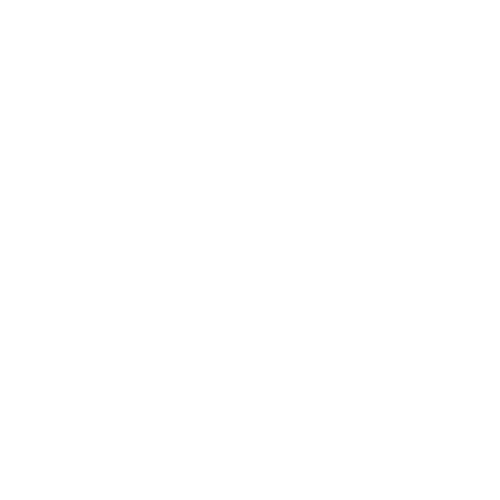
Frame 1 (no input)
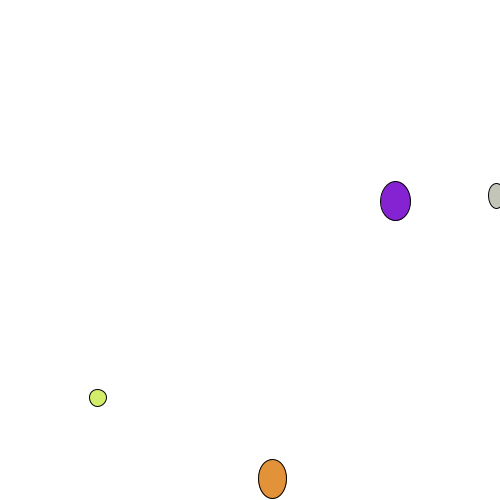
Frame 60 (the mouse pressed at the canvas centre just before this capture)
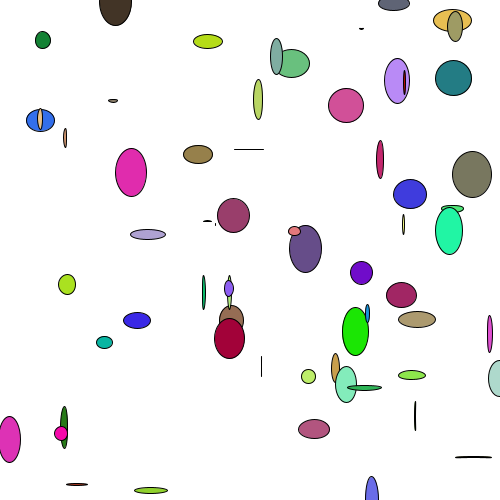
Frame 120 (the mouse held since frame 60 and released just before this capture)

The Processing sketch that drew these frames (run headless with seeded random() and noise(); from frame 60 on, the mouse is pressed at the canvas centre):

// Processing sketch: processing_75882
// ── processing_75882.pde

//Justin L., DoublingShapes, CP1 Mods 16/17

int y = 1;
int i = 1;
void setup()
{
  size(500, 500);
  frameRate(10);
  smooth();
}
void draw()
{
  background(255);
  while ( i < y )
  {
    ellipse((random(500)), (random(500)), (random(40)), (random(50)));
    fill(int(random(255)), int(random(255)), int(random(255)));
    i++;
  }
  while ( i >= y )
  {
    y = y * 2;
  }
  if ( i >=  5096 )
  {
    i = 1;
    y = 1;
  }
}
